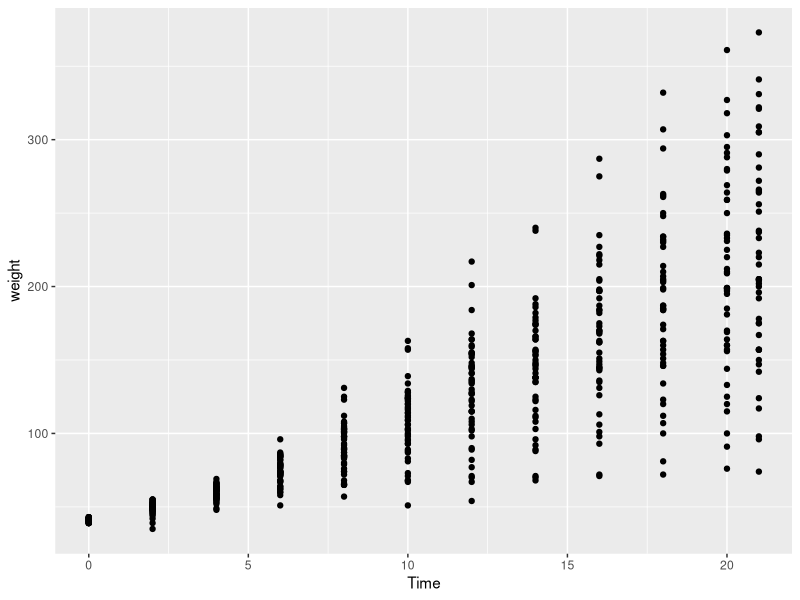
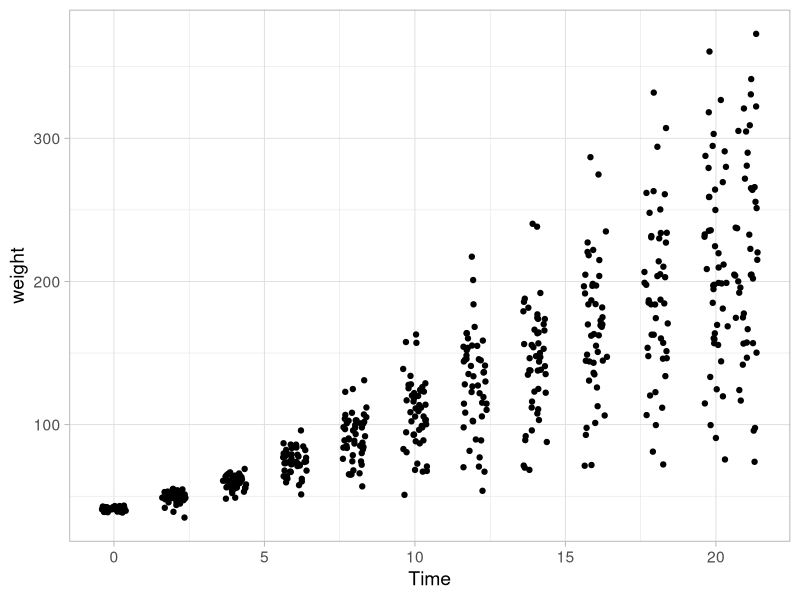
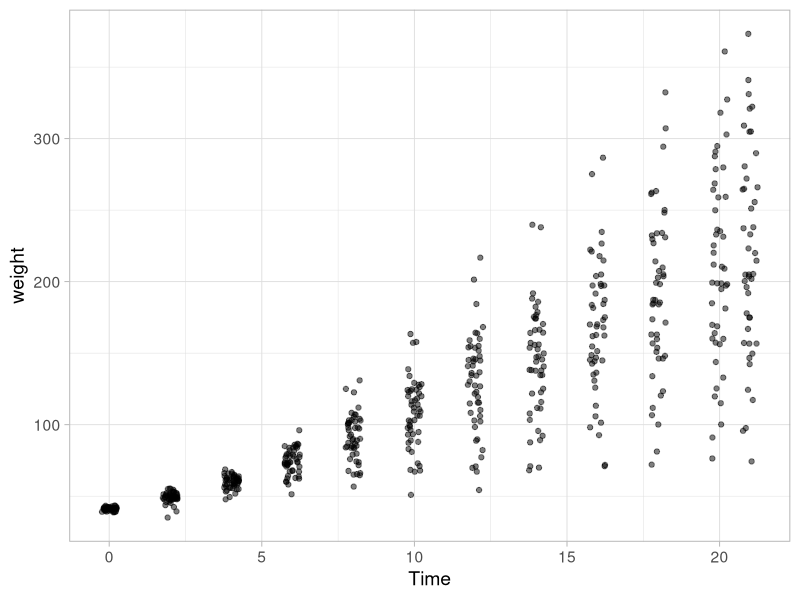
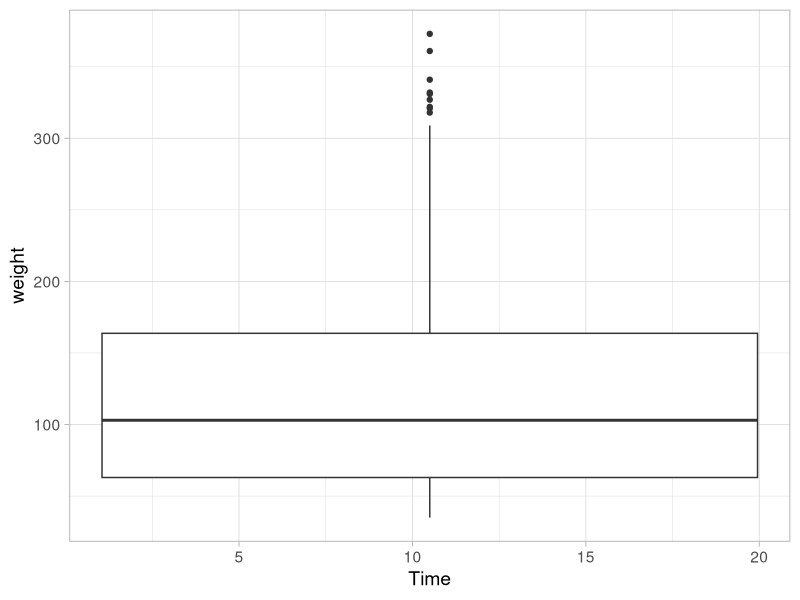
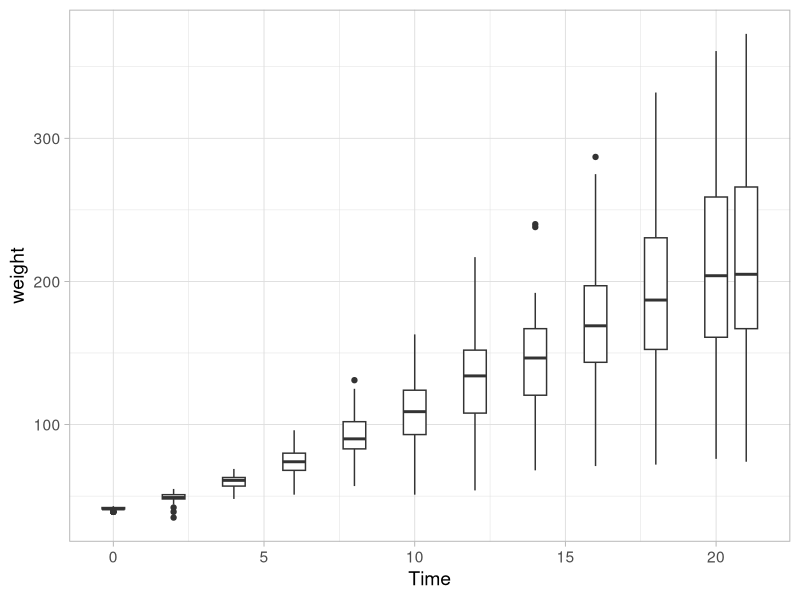
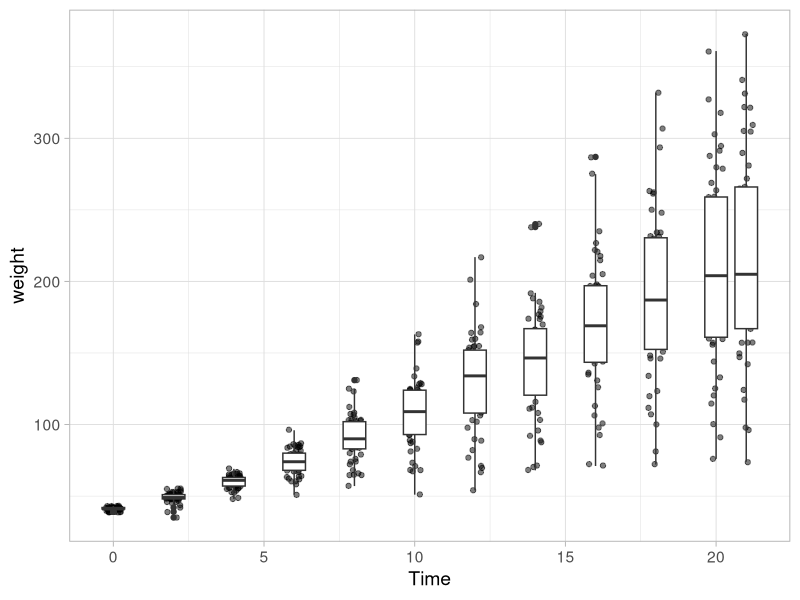
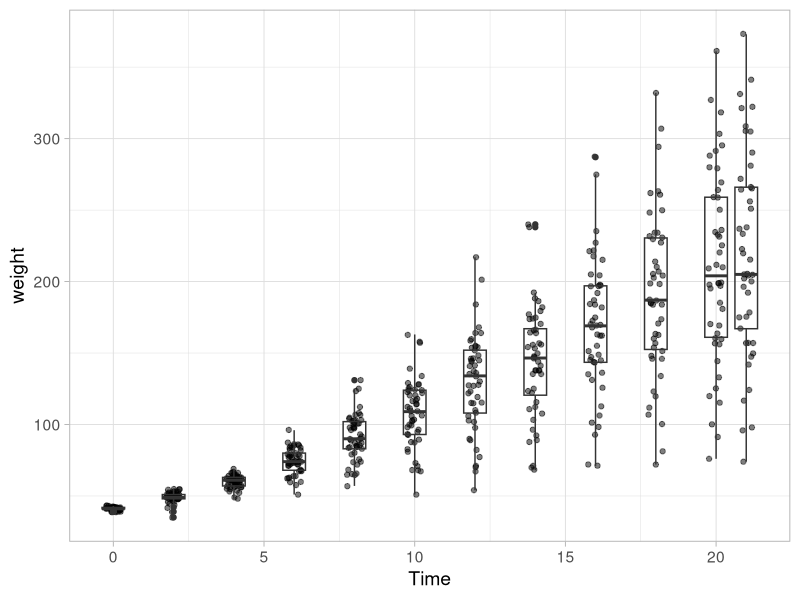
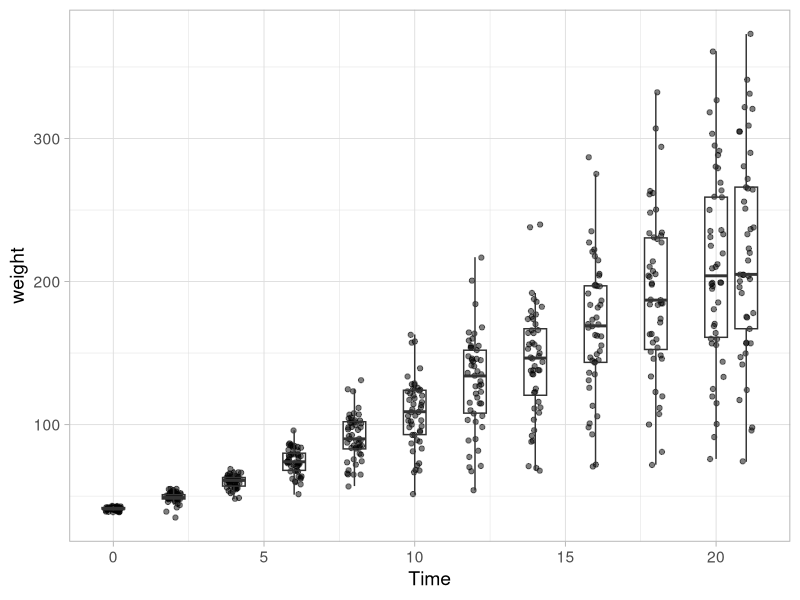

The R source for these figures, in order:
## ---- chunk 1
knitr::opts_chunk$set(echo = TRUE)
## ---- chunk 2
  library(tidyverse)
## ---- chunk 3
head(ChickWeight)
## ---- chunk 4
tail(ChickWeight)
## ---- chunk 5
summary(ChickWeight) #dataset is present in the workspace with the dataset name
## ---- chunk 6
ggplot(data = ChickWeight, aes(x=Time, y=weight)) +
  geom_point()
## ---- chunk 7
theme_set(theme_light(base_size = 14))
## ---- chunk 8
ggplot(data = ChickWeight, aes(x=Time, y=weight)) +
  geom_jitter()
## ---- chunk 9
ggplot(data = ChickWeight, aes(x=Time, y=weight)) +
  geom_jitter(width = 0.25, alpha=0.5)
## ---- chunk 10
ggplot(data = ChickWeight, aes(x=Time, y=weight)) + geom_boxplot()
## ---- chunk 11
ggplot(data = ChickWeight, aes(x=Time, y=weight, group=Time)) + geom_boxplot()
## ---- chunk 12
ggplot(data = ChickWeight, aes(x=Time, y=weight, group=Time)) +
  geom_jitter(width = 0.25, alpha=0.5) +
  geom_boxplot()
## ---- chunk 13
ggplot(data = ChickWeight, aes(x=Time, y=weight, group=Time)) +
  geom_jitter(width = 0.25, alpha=0.5) +
  geom_boxplot(fill=NA)
## ---- chunk 14
ggplot(data = ChickWeight, aes(x=Time, y=weight, group=Time)) +
  geom_jitter(width = 0.25, alpha=0.5) +
  geom_boxplot(fill=NA, outlier.shape = NA)
## ---- chunk 15
ggplot(data = ChickWeight, aes(x=as.factor(Time), y=weight, group=Time)) +
  geom_jitter(width = 0.25, alpha=0.5) +
  geom_boxplot(fill=NA, outlier.shape = NA)
## ---- chunk 16
ggplot(data = ChickWeight, aes(x=Time, y=weight, group=Time)) + geom_violin(scale = "width", fill="grey")
## ---- chunk 17
ggplot(data = ChickWeight, aes(x=Time, y=weight, group=Time)) +
  geom_violin(scale = "width", fill="grey", draw_quantiles = c(0.25,0.5,0.75))
## ---- chunk 18
ggplot(data = ChickWeight, aes(x=Time, y=weight, group=Time)) +
  geom_violin(scale = "width", fill="grey") +
  geom_boxplot(fill="white", outlier.shape = NA, width=0.2)
## ---- chunk 19
ggplot(data = ChickWeight, aes(x=Time, y=weight, group=Time)) +
  geom_violin(scale = "width", fill="grey") +
  geom_jitter(width = 0.25, alpha=0.5)
## ---- chunk 20
ggplot(data = ChickWeight, aes(x=Time, y=weight, group=Time)) +
  geom_violin(scale = "width", fill="grey") +
  geom_jitter(width = 0.25, alpha=0.5, aes(color=Diet))
## ---- chunk 21
ggplot(data = ChickWeight, aes(x=Time, y=weight, group=Time)) +
  geom_violin(scale = "width", fill="grey") +
  geom_jitter(width = 0.25, alpha=0.5, aes(color=Diet)) +
  facet_wrap(~Diet)
## ---- chunk 22
ggplot(data = ChickWeight, aes(x=Time, y=weight, group=Time)) +
  geom_violin(scale = "width", fill="grey") +
  geom_jitter(width = 0.25, alpha=0.5, aes(color=Diet)) +
  facet_wrap(~Diet, ncol = 4)
## ---- chunk 23
ggplot(data = ChickWeight, aes(x=Time, y=weight, group=Time)) +
  geom_violin(scale = "width", fill="grey") +
  geom_jitter(width = 0.25, alpha=0.5, aes(color=Diet)) +
  facet_grid(Diet~Time, scales = "free_x") +
  theme(axis.text.x = element_blank()) #Removes the Time labels from the x-axis
## ---- chunk 24
ChickWeight %>% filter(Diet==3) %>%
  filter(Time %in% c(0,2,4,6,16,18,20,21)) %>%
  ggplot(aes(x=Diet, y=weight)) +
  geom_violin(scale = "width", fill="grey90") +
  geom_jitter(width = 0.25, alpha=1, size=5)
## ---- chunk 25
ChickWeight_sub <- ChickWeight %>%
  filter(Diet==3) %>%
  filter(Time %in% c(0,2,4,6,16,18,20,21))
## ---- chunk 26
ggplot(ChickWeight_sub, aes(x=Diet, y=weight)) +
  geom_violin(scale = "width", fill="grey90", trim = FALSE) +
  geom_jitter(width = 0.25, alpha=1, size=5)
## ---- chunk 27
ggplot(ChickWeight_sub, aes(y=weight)) +
  geom_density(fill="grey90")
## ---- chunk 28
ggplot(ChickWeight_sub, aes(x=weight)) +
  geom_density(fill="grey90")
## ---- chunk 29
ggplot(ChickWeight_sub, aes(x=weight)) +
  geom_density(fill="grey90") +
  geom_rug()
## ---- chunk 30
ggplot(ChickWeight_sub, aes(x=weight)) +
  geom_histogram()
## ---- chunk 31
ggplot(ChickWeight_sub, aes(x=weight)) +
  geom_histogram() + geom_density()
## ---- chunk 32
# From: https://stackoverflow.com/questions/37404002/geom-density-to-match-geom-histogram-binwitdh
ggplot(ChickWeight_sub, aes(x=weight)) +
  geom_histogram(binwidth = 10, fill="grey80") +
  geom_density(aes(y = 10*..count..), fill="black", alpha=0.5)
## ---- chunk 33
# From: https://stackoverflow.com/questions/37404002/geom-density-to-match-geom-histogram-binwitdh
ggplot(ChickWeight_sub, aes(x=weight)) +
  geom_histogram(binwidth = 10, fill="grey80") +
  geom_density(aes(y = 10*..count..), fill="black", alpha=0.5) +
  scale_y_continuous(expand = c(0,NA))
## ---- chunk 34
# From: https://stackoverflow.com/questions/37404002/geom-density-to-match-geom-histogram-binwitdh
ggplot(ChickWeight_sub, aes(x=weight)) +
  geom_histogram(binwidth = 10, fill="grey80") +
  geom_density(aes(y = 10*..count..), fill="black", alpha=0.5) +
  scale_y_continuous(expand = c(0,NA), limits = c(0,11))
## ---- chunk 35
ChickWeight %>% filter(Diet %in% c(2,3)) %>%
  filter(Time %in% c(0,2,4,6,16,18,20,21)) %>%
  ggplot(aes(x=weight, fill=Diet)) +
  geom_histogram(binwidth = 10) +
  geom_density(aes(y = 10*..count..), alpha=0.5) +
  scale_y_continuous(expand = c(0,NA), limits = c(0,21))
## ---- chunk 36
ChickWeight %>% filter(Diet %in% c(2,3)) %>%
  filter(Time %in% c(0,2,4,6,16,18,20,21)) %>%
  ggplot(aes(x=weight, fill=Diet)) +
  geom_histogram(binwidth = 10, alpha=0.8, position="identity") +
  geom_density(aes(y = 10*..count..), alpha=0.5) +
  scale_y_continuous(expand = c(0,NA), limits = c(0,11))
## ---- chunk 37
ChickWeight %>% filter(Diet %in% c(2,3)) %>%
  filter(Time %in% c(0,2,4,6,16,18,20,21)) %>%
  ggplot(aes(x=weight, fill=Diet)) +
  geom_histogram(binwidth = 10, alpha=0.8, position="identity") +
  geom_density(aes(y = 10*..count..), alpha=0.5) +
  scale_y_continuous(expand = c(0,NA), limits = c(0,11)) +
  facet_wrap(~Diet, labeller = label_both) +
  theme(legend.position = "none")
